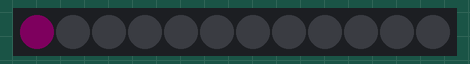
A program run on a simulated ESP32. Parts: 12 RGB LEDs in strip order, left to right. Dim RGB values are drawn brighter than linear; random numbers use the default seed unless the program sets one.

Above: at 0.5 s.
At 10.29 s:
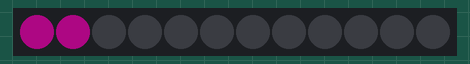
At 15.36 s:
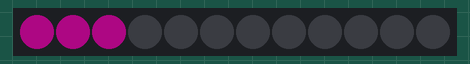
At 20.53 s:
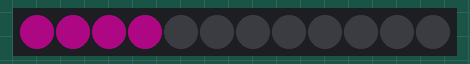
At 26.61 s:
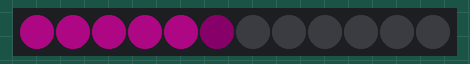
At 32.84 s:
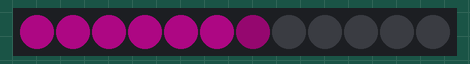

The program:

main.cpp
```cpp
#include <Arduino.h>
#include <Adafruit_NeoPixel.h>

#include <limits.h>

#define PIN 13

// This is 0.618033988749895 * (2**16)
#define GOLDEN_RATIO_CONJUGATE 40503

// Parameter 1 = number of pixels in strip
// Parameter 2 = Arduino pin number (most are valid)
// Parameter 3 = pixel type flags, add together as needed:
//   NEO_KHZ800  800 KHz bitstream (most NeoPixel products w/WS2812 LEDs)
//   NEO_KHZ400  400 KHz (classic 'v1' (not v2) FLORA pixels, WS2811 drivers)
//   NEO_GRB     Pixels are wired for GRB bitstream (most NeoPixel products)
//   NEO_RGB     Pixels are wired for RGB bitstream (v1 FLORA pixels, not v2)
//   NEO_RGBW    Pixels are wired for RGBW bitstream (NeoPixel RGBW products)
Adafruit_NeoPixel strip = Adafruit_NeoPixel(12, PIN, NEO_GRB + NEO_KHZ800);

// IMPORTANT: To reduce NeoPixel burnout risk, add 1000 uF capacitor across
// pixel power leads, add 300 - 500 Ohm resistor on first pixel's data input
// and minimize distance between Arduino and first pixel.  Avoid connecting
// on a live circuit...if you must, connect GND first.

uint16_t colorNumber = random(1, USHRT_MAX);

uint16_t getRandomHue()
{

    // https://martin.ankerl.com/2009/12/09/how-to-create-random-colors-programmatically/

    uint32_t tempColor = colorNumber + GOLDEN_RATIO_CONJUGATE;
    colorNumber = tempColor %= USHRT_MAX;
    return colorNumber;
}

void setup()
{

    strip.begin();
    strip.show(); // Initialize all pixels to 'off'
}

void loop()
{


    uint16_t hue = getRandomHue();
    for (int pixel = 0; pixel < 12; pixel++)
    {

        for (int i = 0; i <= 50; i++)
        {
            for (int j = 0; j < pixel; j++)
            {
                strip.setPixelColor(j, strip.ColorHSV(hue, 242, 50));
            }

            strip.setPixelColor(pixel, strip.ColorHSV(hue, 242, i));
            strip.show();

            delay(60000 / 12 / 50);
        }

        if (pixel == 11)
        {
            strip.clear();
            hue = getRandomHue();
        }
    }
}
```
